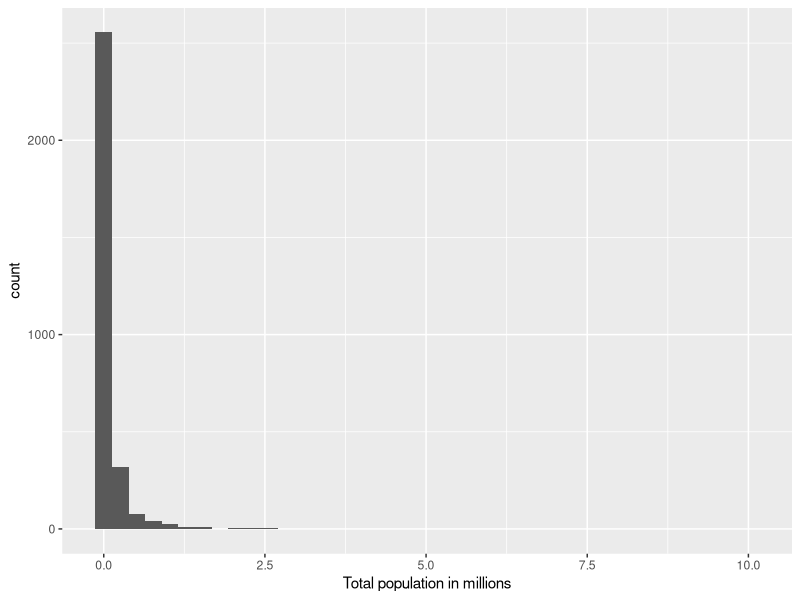
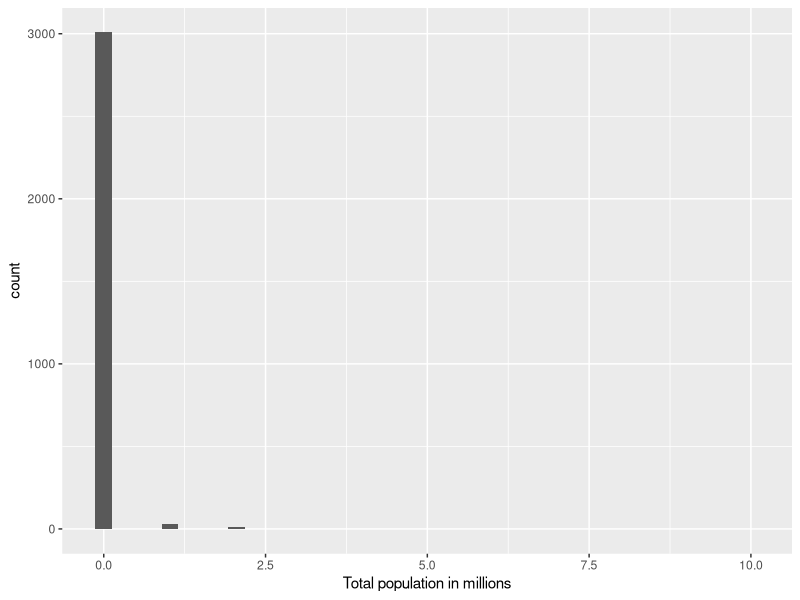
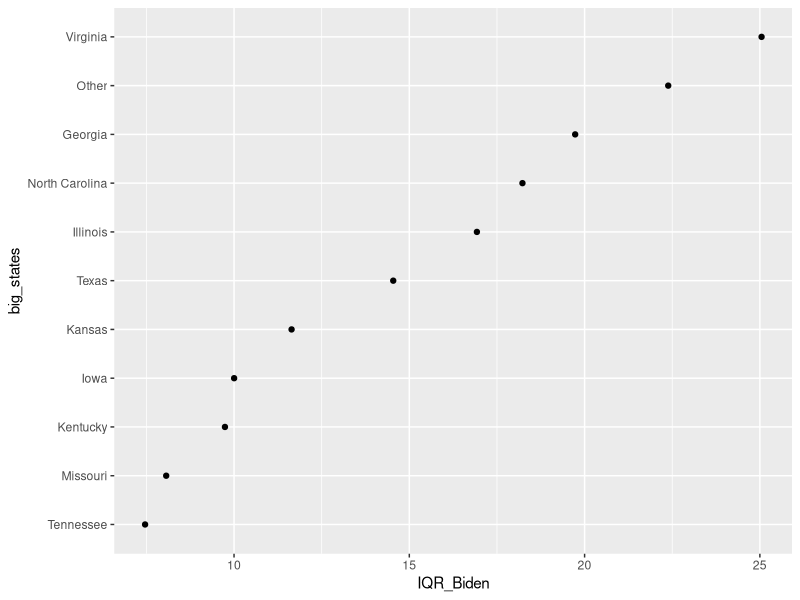

These charts were generated, in order, by the following R code:
## ---- chunk 1
#| include: false

library(tidyverse)

vaccine_data <- read_csv("Data/vaccinations_2021.csv")
#vaccine_data <- read_csv("https://proback.github.io/264_fall_2024/Data/vaccinations_2021.csv")

## ---- chunk 2
vaccine_data |>
  mutate(tot_pop_millions = tot_pop / 1000000) |>
  ggplot(mapping = aes(x = tot_pop_millions)) +
    geom_histogram(bins = 40) +
    labs(x = "Total population in millions")

vaccine_data |>
  mutate(tot_pop_millions = tot_pop %/% 1000000) |>
  ggplot(mapping = aes(x = tot_pop_millions)) +
    geom_histogram(bins = 40) +
    labs(x = "Total population in millions")
## ---- chunk 3
vaccine_data |>
  filter(!is.na(perc_Biden)) |>
  mutate(big_states = fct_lump(state, n = 10)) |>
  group_by(big_states) |>
  summarize(IQR_Biden = IQR(perc_Biden)) |>
  mutate(big_states = fct_reorder(big_states, IQR_Biden)) |>
  ggplot() + 
    geom_point(aes(x = IQR_Biden, y = big_states))
